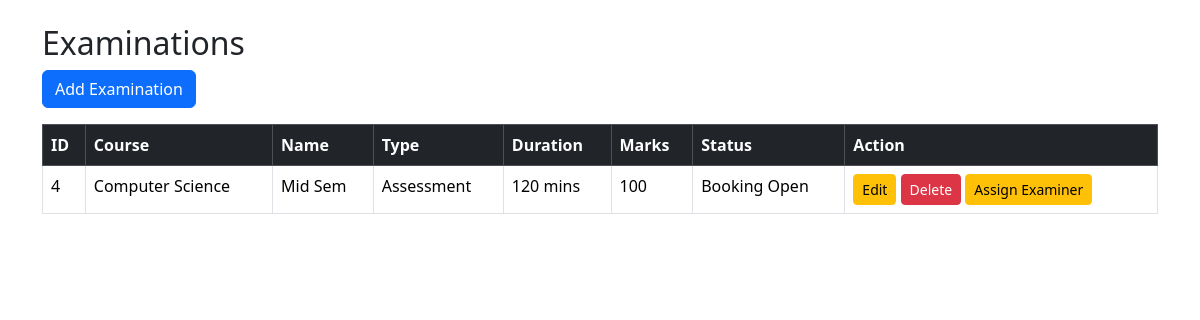
The page /admin/examination (signed in) on the database its author committed.
### models.py (models this page shows)
class Examination(db.Model):
    __tablename__ = "examinations"
    id = db.Column(db.Integer, primary_key=True)
    course_id = db.Column(db.Integer, db.ForeignKey("courses.id"), nullable=False)
    examiner_id = db.Column(db.Integer, db.ForeignKey("users.id"), nullable=True)
    name = db.Column(db.String(100), nullable=False)
    exam_type = db.Column(db.String(30))
    duration = db.Column(db.Integer)
    max_marks = db.Column(db.Integer)
    slot_creation_start = db.Column(db.Date)
    slot_creation_end = db.Column(db.Date)
    booking_start = db.Column(db.Date)
    booking_end = db.Column(db.Date)
    status = db.Column(db.String(30))
    examiner = db.relationship(
        "User",
        foreign_keys=[examiner_id],
        backref="assigned_examinations"
    )
    course = db.relationship(
        "Course",
        backref="examinations"
    )

class Course(db.Model):
    __tablename__ = "courses"
    id = db.Column(db.Integer, primary_key=True)
    code = db.Column(db.String(20), unique=True, nullable=False)
    name = db.Column(db.String(100), nullable=False)
    description = db.Column(db.Text)
    status = db.Column(db.String(20), default="Active")

### app.py (the view)
@app.route("/admin/examination")
@login_required
def view_examinations():
    if current_user.role != 'admin':
        return redirect(url_for("login"))
    examinations = Examination.query.all()
    print(examinations)
    return render_template("admin/examinations.html", examinations=examinations)

### app.py (called while the page is built)
@login_manager.user_loader
def load_user(user_id):
    return User.query.get(int(user_id))

### templates/admin/examinations.html (shortened to what this page needs)
<!DOCTYPE html>
<html>
<head>
    <link href="https://cdn.jsdelivr.net/npm/bootstrap@5.3.3/dist/css/bootstrap.min.css" rel="stylesheet">
</head>
<body>
    <div class="container mt-4">
        <h2>Examinations</h2>
        <a href="{{ url_for('add_examinations') }}" class="btn btn-primary mb-3">
            Add Examination
        </a>
        <table class="table table-bordered table-hover">
            <thead class="table-dark">
                <tr>
                    <th>ID</th>
                    <th>Course</th>
                    <th>Name</th>
                    <th>Type</th>
                    <th>Duration</th>
                    <th>Marks</th>
                    <th>Status</th>
                    <th>Action</th>
                </tr>
            </thead>
            <tbody>
                {% for exam in examinations %}
                <tr>
                    <td>{{ exam.id }}</td>
                    <td>{{ exam.course.name }}</td>
                    <td>{{ exam.name }}</td>
                    <td>{{ exam.exam_type }}</td>
                    <td>{{ exam.duration }} mins</td>
                    <td>{{ exam.max_marks }}</td>
                    <td>{{ exam.status }}</td>
                    <td>
                        <a href="{{ url_for('edit_examinations', id=exam.id) }}" class="btn btn-warning btn-sm">
                            Edit
                        </a>
                        <a href="{{ url_for('delete_examinations', id=exam.id) }}" class="btn btn-danger btn-sm"
                            onclick="return confirm('Delete this examination?')">
                            Delete
                        </a>
                        <a href="{{ url_for('assign_examiner', id=exam.id) }}" class="btn btn-warning btn-sm">
                            Assign Examiner
                        </a>
                    </td>
                </tr>
                {% endfor %}
            </tbody>
        </table>
    </div>
</body>
</html>

### rows shown on the page
Examination: id "4", course.name "Computer Science", name "Mid Sem", exam_type "Assessment", duration "120", max_marks "100", status "Booking Open"
